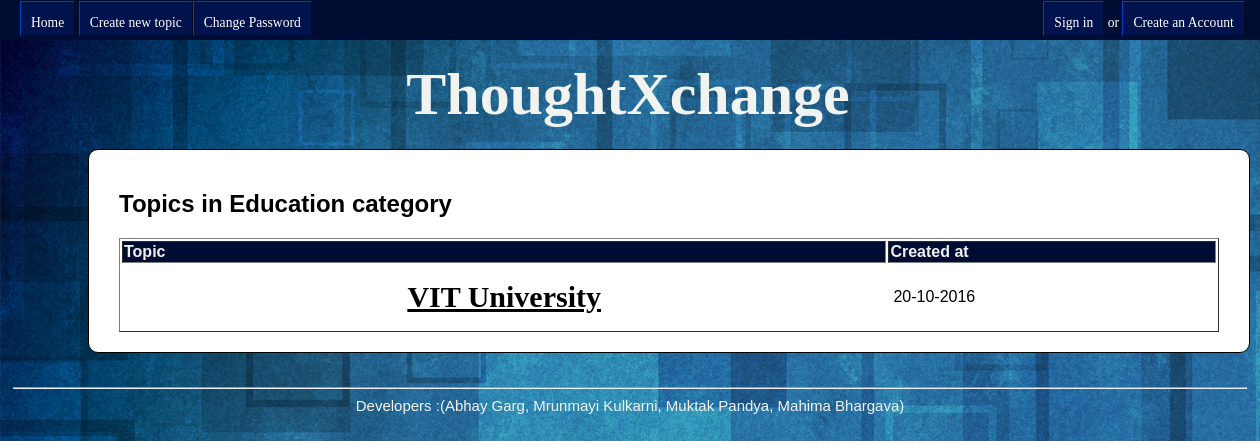
/category.php?id=19, run on the app's committed database.
### tables this page shows
CREATE TABLE IF NOT EXISTS `categories` (
  `cat_id` int(8) NOT NULL AUTO_INCREMENT,
  `cat_name` varchar(255) NOT NULL,
  `cat_description` varchar(255) NOT NULL,
  PRIMARY KEY (`cat_id`),
  UNIQUE KEY `cat_name_unique` (`cat_name`)
);

CREATE TABLE IF NOT EXISTS `topics` (
  `topic_id` int(8) NOT NULL AUTO_INCREMENT,
  `topic_subject` varchar(255) NOT NULL,
  `topic_date` datetime NOT NULL,
  `topic_cat` int(8) NOT NULL,
  `topic_by` int(8) NOT NULL,
  `topic_description` varchar(255) DEFAULT NULL,
  PRIMARY KEY (`topic_id`),
  KEY `topic_cat` (`topic_cat`),
  KEY `topic_by` (`topic_by`)
);

### category.php (the view, shortened to what this page needs)
<?php
include 'header.php';
$sql = "SELECT
          cat_id,
	  cat_name,
	  cat_description
        FROM
          categories
        WHERE
          cat_id ='". mysql_real_escape_string($_GET['id'])."' ";
$result = mysql_query($sql);
if(!$result)
{
    echo 'The category could not be displayed, please try again later.' . mysql_error();
}
else
{
    if(mysql_num_rows($result) == 0)
    {
        echo 'This category does not exist.';
    }
    else
    {
        while($row = mysql_fetch_array($result))
        {
            echo '<h2>Topics in ' .$row['cat_name']. '  category</h2>';
        }
        $sql = "SELECT
                    topic_id,
                    topic_subject,
                    topic_date,
                    topic_cat
                FROM
                    topics
                WHERE
                    topic_cat ='".mysql_real_escape_string($_GET['id'])."' ";
        $result = mysql_query($sql);
        if(!$result)
        {
            echo 'The topics could not be displayed, please try again later.';
        }
        else
        {
            if(mysql_num_rows($result) == 0)
            {
                echo 'There are no topics in this category yet.';
            }
            else
            {
                echo '<table border="1" class="table">
                      <tr>
                        <th>Topic</th>
                        <th>Created at</th>
                      </tr>';
                while($row = mysql_fetch_array($result))
                {
                    echo '<tr>';
                        echo '<td class="leftpart">';
                            echo '<h3><a href="topic.php?id='. $row['topic_id'].'">'. $row['topic_subject'] .'</a><h3>';
                        echo '</td>';
                        echo '<td class="rightpart">';
                            echo date('d-m-Y', strtotime($row['topic_date']));
                        echo '</td>';
                    echo '</tr>';
                }
		echo '</table>';
            }
        }
    }
}
include 'footer.php';
?>

### style.css (style rules this page uses)
body { background-image:url("background-15.jpg"); text-align: center; }
table a { color: #000; }
th { background-color: #000d33; color: #F0F0F0; }
td { margin: 5px; padding: 5px; border:0px; }
.table { width: 100%; }
h3 { margin: 10px; padding: 0; font-family:Andalus; text-align:center; font-size:30px; }
.leftpart { width: 70%; }
.rightpart { width: 30%; }

### data on the page
categories: cat_name "Education"
topics: topic_subject "VIT University", topic_date "20-10-2016"
